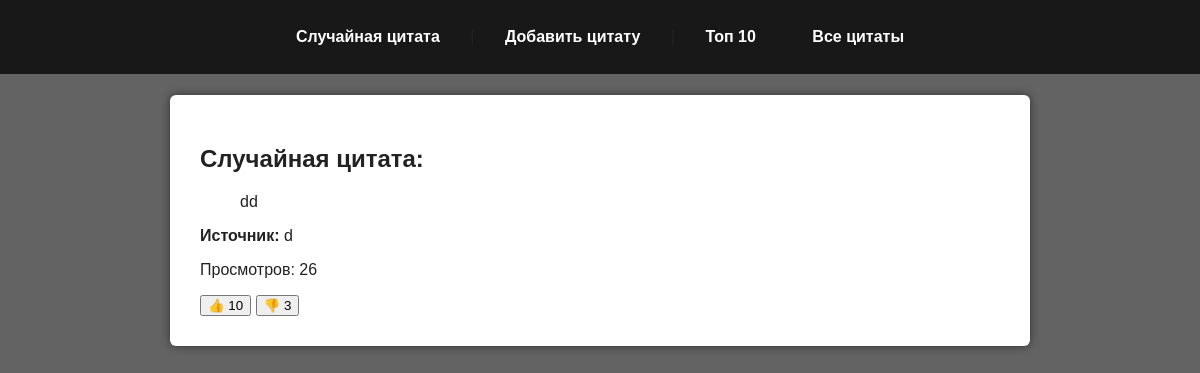
The page / on the database its author committed.
### web/models.py (models this page shows, shortened)
class Quote(models.Model):
    text = models.TextField(unique=True)
    source = models.ForeignKey(Source, on_delete=models.CASCADE, related_name='quotes')
    weight = models.PositiveIntegerField(default=1)
    views = models.PositiveIntegerField(default=0)
    likes = models.PositiveIntegerField(default=0)
    dislikes = models.PositiveIntegerField(default=0)
    created_at = models.DateTimeField(auto_now_add=True)
    class Meta:
        ordering = ['-likes']
        verbose_name = "Цитата"
        verbose_name_plural = "Цитаты"

class Source(models.Model):
    name = models.CharField(max_length=255, unique=True)
    def __str__(self):
        return self.name
    class Meta:
        verbose_name = "Источник"
        verbose_name_plural = "Источники"

### web/views.py (the view)
# urls.py: path('', views.random_quote_view, name='random_quote'),
def random_quote_view(request):
    quotes = Quote.objects.all()
    if not quotes:
        return render(request, 'web/random_quote.html', {'quote': None})
    quote = weighted_random_choice(quotes)
    Quote.objects.filter(pk=quote.pk).update(views=F('views') + 1)
    return render(request, 'web/random_quote.html', {'quote': quote})

### web/views.py (called while the page is built)
def weighted_random_choice(quotes):
    total_weight = sum(q.weight for q in quotes)
    if total_weight == 0:
        return random.choice(quotes)  # или None, если так задумано
    r = random.uniform(0, total_weight)
    upto = 0
    for q in quotes:
        if upto + q.weight >= r:
            return q
        upto += q.weight

### web/templates/web/random_quote.html (shortened to what this page needs)
{% extends 'web/base.html' %}
{% block content %}
    {% if quote %}
        <h2>Случайная цитата:</h2>
        <blockquote id="quote-text">{{ quote.text }}</blockquote>
        <p><strong>Источник:</strong> {{ quote.source }}</p>
        <p>Просмотров: {{ quote.views }}</p>
        <div id="likes-container">
            <button id="like-btn" data-quote-id="{{ quote.id }}">👍 <span id="likes-count">{{ quote.likes }}</span></button>
            <button id="dislike-btn" data-quote-id="{{ quote.id }}">👎 <span id="dislikes-count">{{ quote.dislikes }}</span></button>
        </div>
    {% else %}
        <p>Цитаты еще не добавлены.</p>
    {% endif %}
{% endblock %}

### web/static/web/css/web.css (style rules this page uses)
body { margin: 0; font-family: Arial, sans-serif; background-color: #636363; color: #222; }

### rows shown on the page
Quote: text "dd", source "d", views "26", likes "10", dislikes "3"
